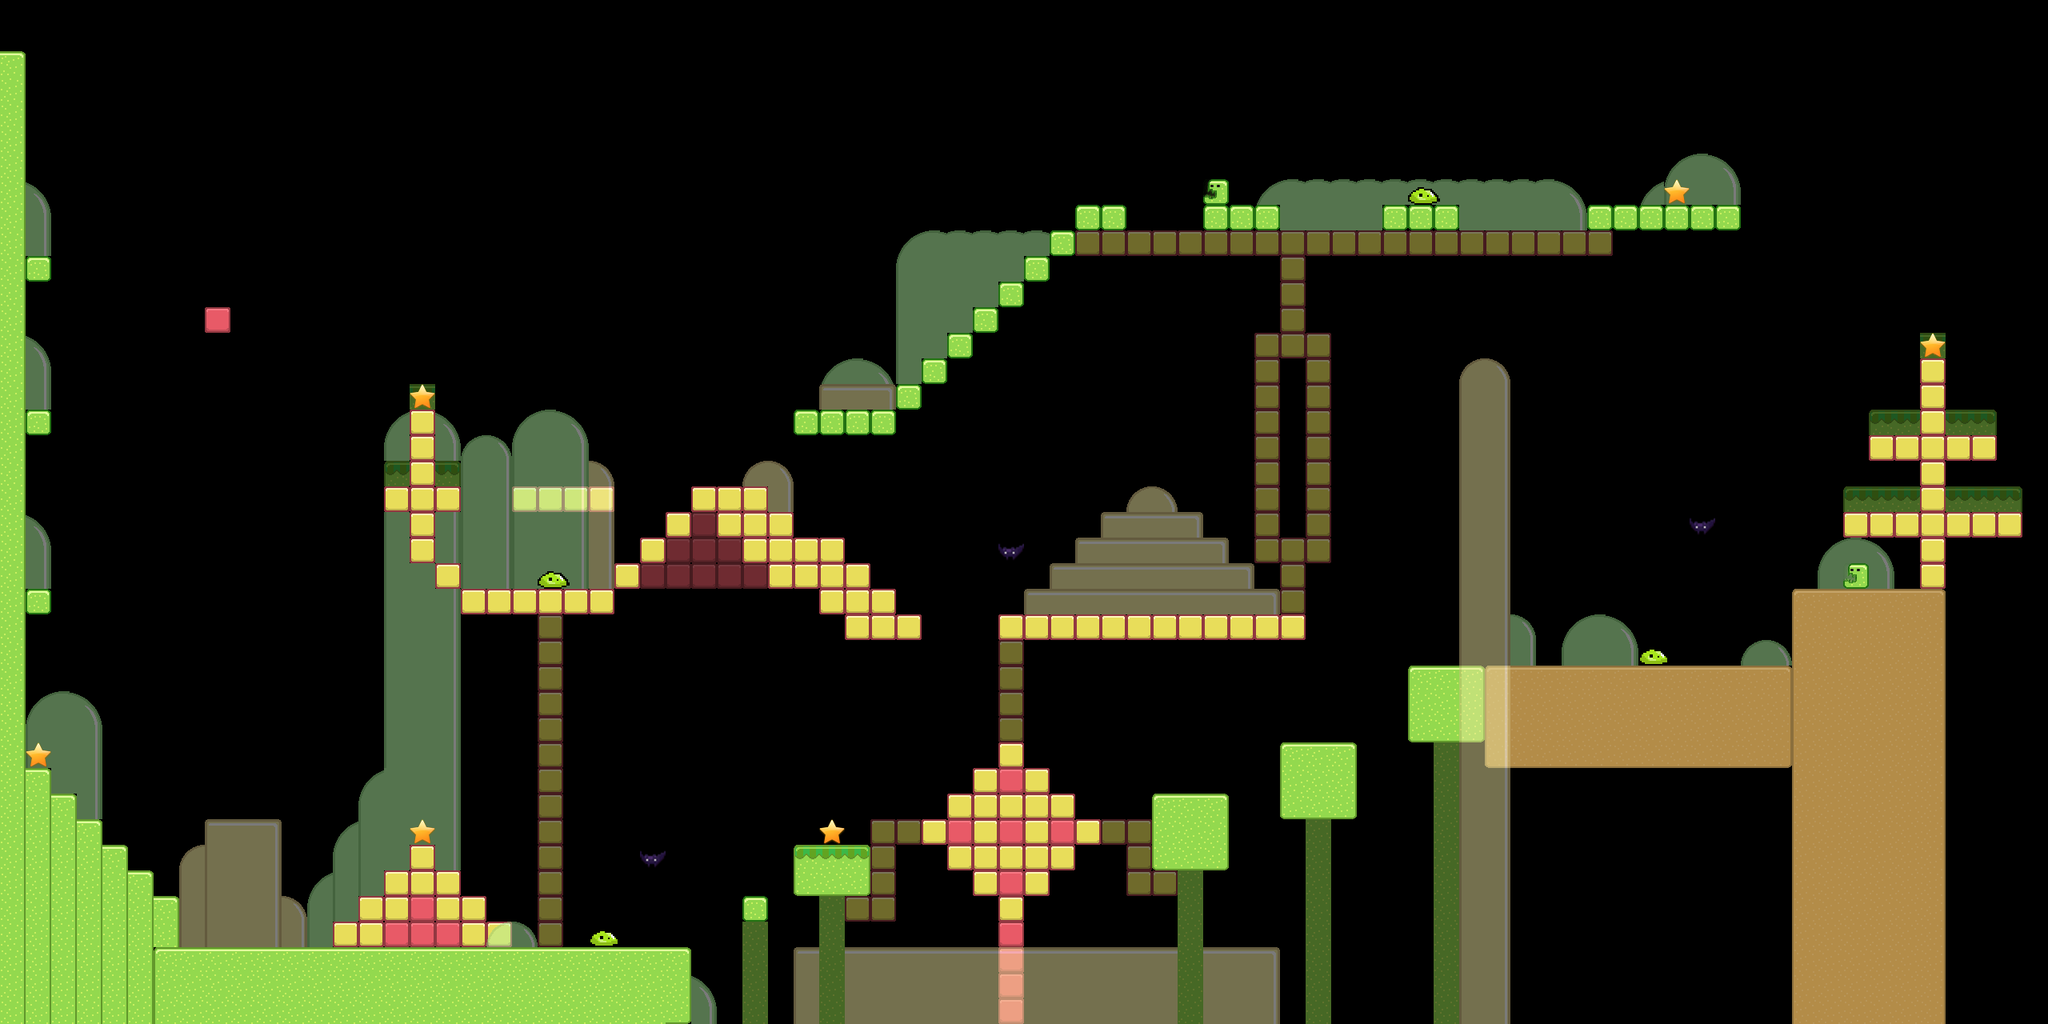

Below is a game level as drawn by its tile map, then a one-line description and the .tmx that defines it (tile-layer data replaced by summaries):
An orthogonal 80x40 tile map with 32x32 px tiles, 5 tile layers (tile, player, background, star, ...), 6 tilesets.

<map version="1.0" orientation="orthogonal" width="80" height="40" tilewidth="32" tileheight="32">
 <tileset firstgid="1" name="blockRed" tilewidth="32" tileheight="32">
  <image source="blockRed.png" width="32" height="32" />
 </tileset>
 <tileset firstgid="2" name="tileset" tilewidth="32" tileheight="32">
  <image source="tileset.png" width="192" height="576" />
 </tileset>
 <tileset firstgid="110" name="star" tilewidth="32" tileheight="32">
  <image source="star.png" width="32" height="32" />
 </tileset>
 <tileset firstgid="111" name="slime0" tilewidth="40" tileheight="22">
  <image source="slime0.png" width="40" height="22" />
 </tileset>
 <tileset firstgid="112" name="bat" tilewidth="32" tileheight="32">
  <image source="bat.png" width="32" height="32" />
  <tile id="0">
   <properties>
    <property name="type" value="bat" />
   </properties>
  </tile>
 </tileset>
 <tileset firstgid="113" name="arrowTrap" tilewidth="32" tileheight="32">
  <image source="arrowTrap.png" width="32" height="32" />
  <tile id="0">
   <properties>
    <property name="type" value="arrowTrap" />
   </properties>
  </tile>
 </tileset>
 <layer name="tile" width="80" height="40">
  <properties>
   <property name="type" value="entity" />
  </properties>
  <data>[3200 cells, 473 non-empty, 24 distinct tile ids]</data>
 </layer>
 <layer name="player" width="80" height="40">
  <data>[3200 cells, 1 non-empty, 1 distinct tile ids]</data>
 </layer>
 <layer name="background" width="80" height="40" opacity="0.48">
  <properties>
   <property name="type" value="background" />
  </properties>
  <data>[3200 cells, 477 non-empty, 29 distinct tile ids]</data>
 </layer>
 <layer name="star" width="80" height="40">
  <properties>
   <property name="type" value="star" />
  </properties>
  <data>[3200 cells, 6 non-empty, 1 distinct tile ids]</data>
 </layer>
 <layer name="enemies" width="80" height="40">
  <properties>
   <property name="type" value="enemies" />
  </properties>
  <data>[3200 cells, 9 non-empty, 3 distinct tile ids]</data>
 </layer>
</map>
